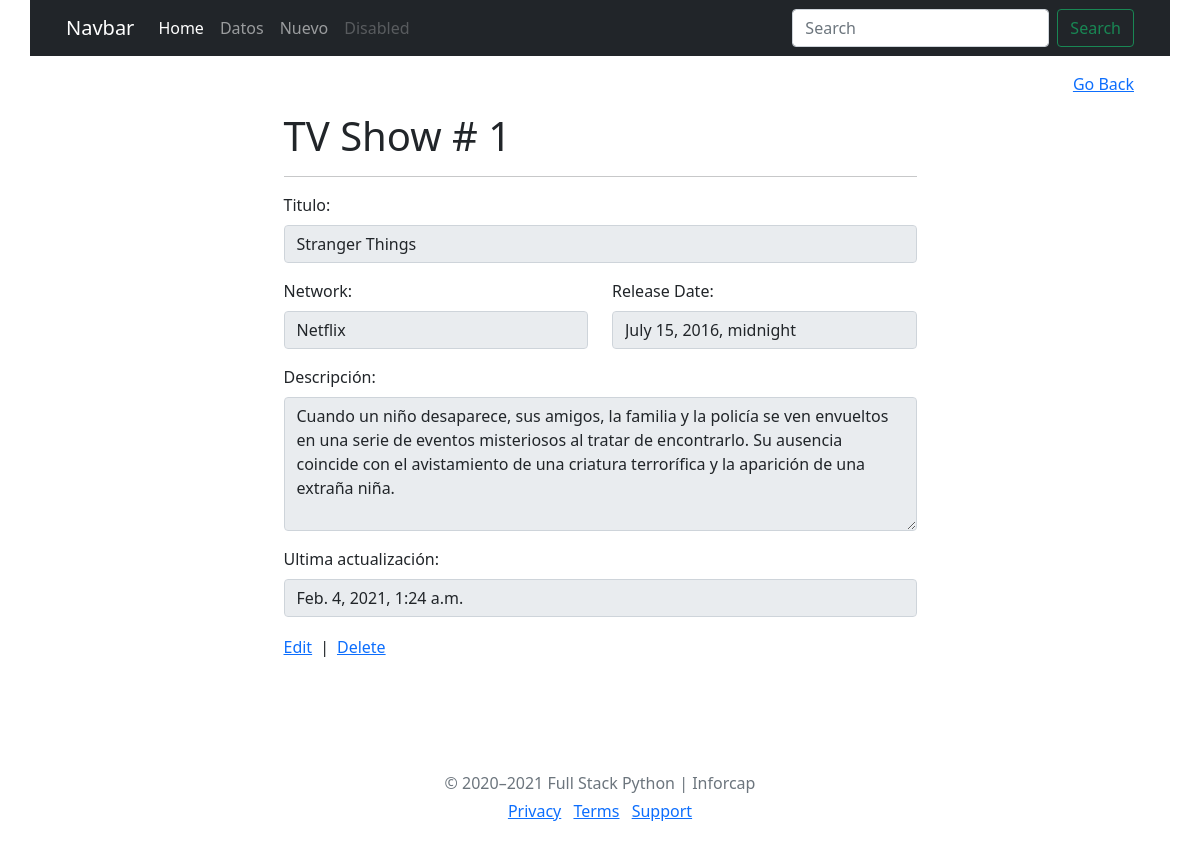
Page /shows/1 on the committed database.
### TV/models.py (models this page shows)
class Libro(models.Model):
    title = models.CharField(max_length=255)
    netword = models.CharField(max_length=255)
    release_date = models.DateTimeField()
    description = models.TextField(null=True)
    created_at = models.DateTimeField(auto_now_add=True)
    updated_at = models.DateTimeField(auto_now=True)
    objects = Libro_manager()

### TV/views.py (the view)
# urls.py: path('<op>', views.show_one),
def show_one(request, op):
    libro=Libro.objects.get(id=int(op))
    context={
        'id': libro.id,
        'network': libro.netword,
        'titulo': libro.title,
        'fecha': libro.release_date,
        'descripcion': libro.description,
        'actualizado': libro.updated_at
    }
    return render(request, "show_one.html", context)

### TV/templates/show_one.html
{%  extends 'index.html' %}
    {% block respuesta %}
        <div class="main col-7 p-3 mx-auto justify-content-center">
                  <h1>TV Show # {{ id }}</h1><hr>
        <fieldset disabled>
              <div class="mb-3">
                    <label for="titulo" class="form-label">Titulo:</label>
                    <input type="text" class="form-control" id="titulo" name="t1" aria-describedby="emailHelp" value="{{ titulo }}">
                </div>
                <div class="row">
                    <div class="mb-3 col-6">
                        <label for="titulo" class="form-label">Network:</label>
                        <input type="text" class="form-control" aria-describedby="emailHelp" value="{{ network }}">
                    </div>
                    <div class="mb-3 col-6">
                        <label for="cfecha" class="form-label">Release Date: </label>
                        <input type="text" class="form-control" id="cfecha" value="{{ fecha }}">
                    </div>
                </div>
                <div class="mb-3">
                    <label for="cdescription" class="form-label">Descripción:</label>
                    <textarea class="form-control" name="d1" id="cdescription" rows="5" >{{ descripcion }}</textarea>
                </div>
              <div class="mb-3">
                    <label for="titulo" class="form-label">Ultima actualización:</label>
                    <input type="text" class="form-control"  aria-describedby="emailHelp" value="{{ actualizado }}">
                </div>
            </fieldset>
     <div class="btn-group" role="group" aria-label="Basic mixed styles example">
            <a href="/shows/{{ id }}/edit" class="text-start me-2">Edit </a> |
            <a href="/shows/{{ id }}/destroy" class="text-start ms-2">Delete</a>
        </div>
</div>
    {% endblock %}

### rows in the picture
Libro: t1 "Stranger Things", netword "Netflix", release_date "July 15, 2016, midnight", d1 "Cuando un niño desaparece, sus amigos, la familia y la policía se ven envueltos en una serie de eventos misteriosos al tratar de encontrarlo. Su ausencia coincide con el avistamiento de una criatura terrorífica y la aparición de una extraña niña.", updated_at "Feb. 4, 2021, 1:24 a.m."

### other values in the picture
{{ id }} "1"
